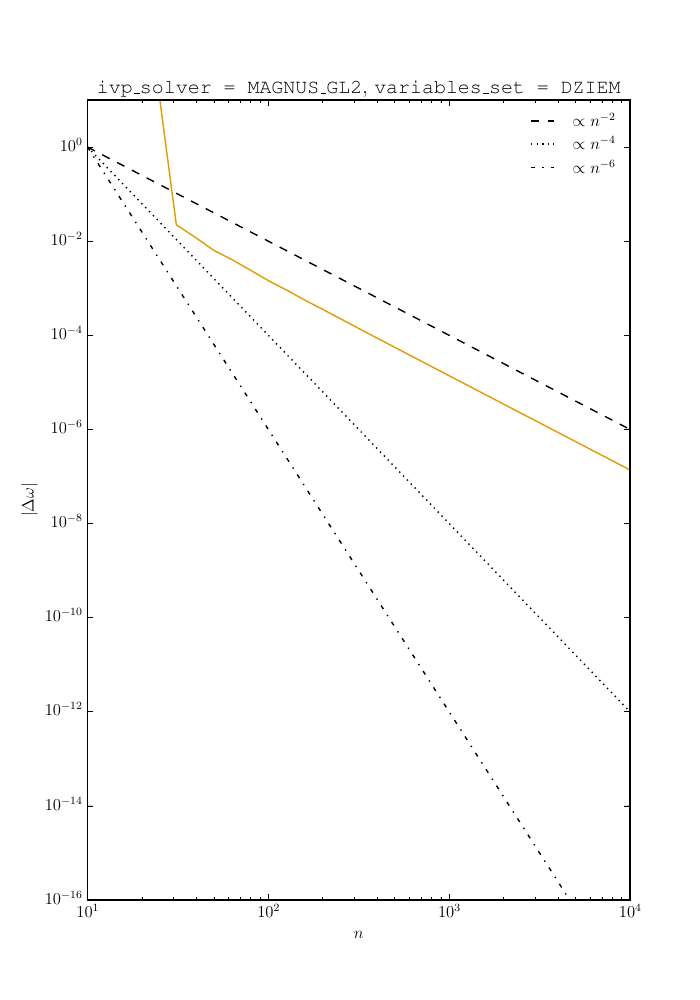

Here is the Python script that generated this plot:
#!/usr/bin/env python
#
# Program : report_converg.py
# Purpose : Prepare a convergence report for GYRE

import os

import numpy as np
import matplotlib as mpl
import matplotlib.pyplot as plt
import re

import gyre

from colors import *

from matplotlib.backends.backend_pdf import PdfPages
 
# Run parameters

IVP_SOLVER = ['MAGNUS_GL2', 
              'MAGNUS_GL4',
              'MAGNUS_GL6',
              'COLLOC_GL2',
              'COLLOC_GL4',
              'COLLOC_GL6']

VARS_SET = ['DZIEM',
            'JCD',
            'MIX',
            'LAGP']

N_GRID_MIN = 10
N_GRID_MAX = 10000
N_N_GRID = 31

N_GRID = (10.**np.linspace(np.log10(N_GRID_MIN), np.log10(N_GRID_MAX), N_N_GRID)).astype(int)

L = 0
N_PG = 1

### PROCS ###

def run_gyre (n_grid, l, ivp_solver, vars_set, summ_file) :

    # Create the input file

    with open('gyre_ad.in', 'w') as fout :
        fout.write('''
&constants
/
&model
	model_type = 'HOM'
/
&mode
	l = {l:d}
/
&osc
        variables_set = '{vars_set:s}'
/
&num
	ivp_solver = '{ivp_solver:s}'
/
&scan
        grid_type = 'LINEAR'
        freq_min = 0.5
        freq_max = 20
        n_freq = 100
/
&shoot_grid
	op_type = 'CREATE_GEOM'
        n = {n_grid:d}
        s = 1000
/
&recon_grid
/
&output
	summary_file = '{summ_file:s}'
	summary_item_list = 'l,n_pg,n_p,n_g,omega'
/
'''.format(l=l, vars_set=vars_set, ivp_solver=ivp_solver, n_grid=n_grid, summ_file=summ_file))

    # Run gyre
         
    os.system('./gyre_ad gyre_ad.in > /dev/null')
#    os.remove('gyre_ad.in')

#

def read_summary (summ_file, n_pg) :

    # Read the summary file

    d, r = gyre.read_output(summ_file)

    omega_n = dict(zip(r['n_pg'], r['omega']))

    return omega_n[n_pg]

#

def eval_omega_ana (l, n_pg) :

    # Evaluate analytical frequencies

    n_ana = n_pg - 1

    Gamma_1 = 5./3.

    D_n = 0.5*(-4. + Gamma_1*(n_ana*(2*l + 2*n_ana + 5) + 2*l + 3))

    omega_p = np.sqrt(D_n + np.sqrt(D_n**2 + l*(l+1)))
    omega_f = np.sqrt(2.*l*(l-1.)/(2.*l+1.))

    omega_ana = np.where(n_ana >= 0, omega_p, omega_f)

    return omega_ana

#

def plot_defaults () :

    # Calculate figure dimensions

    fig_width = 7
    fig_height = 10

    # Set up display environment

    params = {'backend': 'pdf',
              'figure.figsize': [fig_width, fig_height],
              'font.family':'serif',
              'font.size':12,
              'font.serif': 'Times Roman',
              'legend.fontsize': 12,
              'legend.frameon' : False,
              'text.usetex': True,
              'figure.dpi': 600,
              'lines.markersize': 4,
              'lines.linewidth': 1,
              'lines.antialiased': False
              }

    mpl.rcParams.update(params)

#

def plot_data (pp, n_grid, domega, title) :

    # Plot the data

    fig, ax = plt.subplots()

    ax.plot(n_grid, np.abs(domega), color=ORANGE)
    ax.plot(n_grid, (N_GRID_MIN/n_grid.astype(float))**2, color=BLACK, ls='--', label=r'$\propto n^{-2}$')
    ax.plot(n_grid, (N_GRID_MIN/n_grid.astype(float))**4, color=BLACK, ls=':', label=r'$\propto n^{-4}$')
    ax.plot(n_grid, (N_GRID_MIN/n_grid.astype(float))**6, color=BLACK, ls='-.', label=r'$\propto n^{-6}$')

    ax.set_ylim(1E-16,10)

    ax.set_xscale('log')
    ax.set_yscale('log')

    ax.set_xlabel(r'$n$')
    ax.set_ylabel(r'$|\Delta \omega|$')

    ax.set_title(title)

    ax.legend(loc=1)

    pp.savefig(fig)

    plt.close(fig)
    
#                   

def tex_escape (text) :

    conv = {
        '&': r'\&',
        '%': r'\%',
        '$': r'\$',
        '#': r'\#',
        '_': r'\_',
        '{': r'\{',
        '}': r'\}',
        '~': r'\textasciitilde{}',
        '^': r'\^{}',
        '\\': r'\textbackslash{}',
        '<': r'\textless',
        '>': r'\textgreater',
    }

    pattern = re.compile('|'.join(re.escape(key) for key in conv.keys()))

    return pattern.sub(lambda x: conv[x.group()], text)

#

### MAIN ###

if __name__ == '__main__' :

    plot_defaults()

    pp = PdfPages('report_converg.pdf')

    # Loop through run parameters

    for ivp_solver in IVP_SOLVER :
        for vars_set in VARS_SET :

            # Loop over grid sizes

            n_grid = []
            domega = []

            for i in range(0, len(N_GRID)) :

                # Run gyre

                run_gyre(N_GRID[i], L, ivp_solver, vars_set, 'summary.h5')

                # Read the summary results

                if os.path.isfile('summary.h5') : 

                    omega = read_summary('summary.h5', N_PG).real
                    os.remove('summary.h5')

                    # Calculate the frequency error

                    n_grid.append(N_GRID[i])
                    domega.append(np.abs(omega - eval_omega_ana(L, N_PG)))

            # Plot the results
                    
            title = r'{{\tt ivp\_solver = {ivp_solver:s}}}, {{\tt variables\_set = {vars_set:s}}}'.format(ivp_solver=tex_escape(ivp_solver),
                                                                                                          vars_set=tex_escape(vars_set))

            plot_data(pp, np.array(n_grid), np.array(domega), title)

    # Finish

    pp.close()

#
